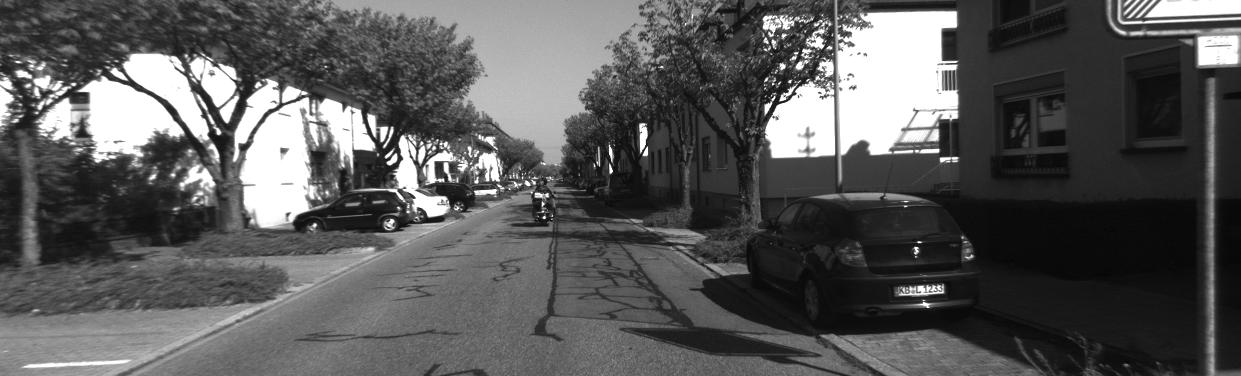
#> input picture Exercise 8 - Lucas-Kanade tracker/Matlab/data/000000.png, 1241 x 376 px, found by its file name
$ jupyter execute --allow-errors DIsparityToPointcloud.ipynb   (older library calls are emulated)
#> lines starting #> are read from the running program, lines starting #| are printed output that depends on the picture
[cell 1]
import cv2
import warnings
import numpy as np
import matplotlib.pyplot as plt

### 数据导入

[cell 2]
import os
dirname = os.path.dirname('/home/mullin/WorkSpace/CourseProject/3 VAMR/Exercise 5 - Stereo Dense Reconstruction/')

[cell 3]
# Scaling down by a factor of 2, otherwise too slow.
left_img = cv2.resize(cv2.imread(dirname + '/data/left/000000.png', cv2.IMREAD_GRAYSCALE), None,
                      fx=0.5, fy=0.5, interpolation=cv2.INTER_LINEAR)
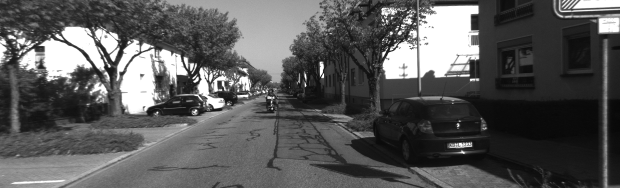
#> left_img: shape (188, 620); min 8, max 255, mean 89.2
right_img = cv2.resize(cv2.imread(dirname + '/data/right/000000.png', cv2.IMREAD_GRAYSCALE), None,
                       fx=0.5, fy=0.5, interpolation=cv2.INTER_LINEAR)
#> (the rest of this cell did not finish here and is left out)

####  Parameters Show

#> (a cell that did not finish here is left out)

#> (a cell that did not finish here is left out)

[cell 6]
plt.figure()
plt.subplot(2,1,1)
plt.imshow(left_img)
plt.axis('off')
plt.tight_layout()
plt.subplot(2,1,2)
plt.imshow(right_img)
plt.axis('off')
plt.tight_layout()
plt.show
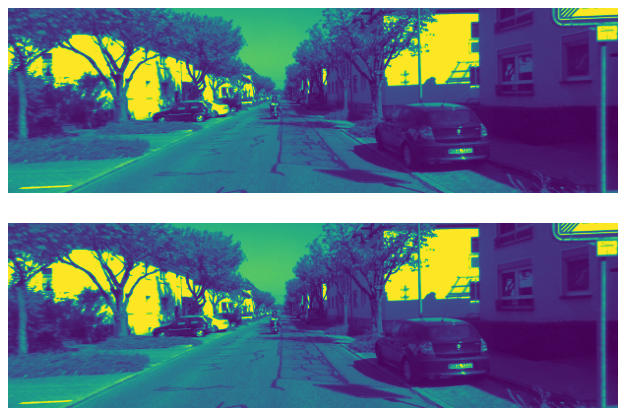
#> figure drawn by matplotlib, 2 panels

[cell 7]
# Given by the KITTI dataset:
baseline = 0.54

# Carefully tuned by the TAs:
patch_radius = 5
min_disp = 5
max_disp = 50
xlims = [7, 20]
ylims = [-6, 10]
zlims = [-5, 5]

### 获取disparity

[cell 8]
import numpy as np
import multiprocessing
import matplotlib.pyplot as plt
from scipy.spatial.distance import cdist


def getDisparity(left_img, right_img, patch_radius, min_disp, max_disp):
    """
    left_img and right_img are both H x W and you should return a H x W matrix containing the disparity d for
    each pixel of left_img. Set disp_img to 0 for pixels where the SSD and/or d is not defined, and for
    d estimates rejected in Part 2. patch_radius specifies the SSD patch and each valid d should satisfy
    min_disp <= d <= max_disp.
    """
#> called with patch_radius = 5, min_disp = 5, max_disp = 50
    r_p = patch_radius
    patch_size = 2 * r_p + 1
    img_dis = np.zeros(left_img.shape).astype(np.float)
    n_row, n_col = left_img.shape
#> n_row = 188; n_col = 620
    for row in range (r_p, n_row - r_p):
        for col in range (max_disp + r_p, n_col - r_p): # p1 = p0 -d
            left_patch = left_img[(row-r_p):(row+r_p+1), (col-r_p):(col+r_p+1)]
            right_strip = right_img[(row-r_p):(row+r_p+1),(col-r_p-max_disp):(col+r_p-min_disp+1)]

            right_patches  = np.zeros([patch_size, patch_size, max_disp - min_disp + 1])
            for i in range (0, max_disp - min_disp + 1):
                right_patches[:, :, i] = right_strip[:, i:i+2*r_p+1]

            leftP_vec =  left_patch.flatten()
            rightPs_vecs = right_patches.reshape([patch_size**2,  max_disp - min_disp +1])
            ssds = cdist(leftP_vec[None, :], rightPs_vecs.T, 'sqeuclidean').squeeze(0)

            num_dis = np.argmin(ssds)
            min_ssd = ssds[num_dis]
            outlier_rej = True
            Refine = True

            if outlier_rej:
                if ((ssds <= 1.5 * min_ssd).sum() < 3) and (num_dis != 0) and (num_dis != max_disp - min_disp):
                    if Refine:
                        x = np.asarray([num_dis - 1, num_dis, num_dis + 1])
                        p = np.polyfit(x, ssds[x], 2)
                        img_dis[row, col] = max_disp + p[1] / (2 * p[0]) - 1
                    else:
                        img_dis[row,col] = float(-(num_dis - max_disp + 1))
            else:
                img_dis[row,col] = -(num_dis - max_disp + 1)
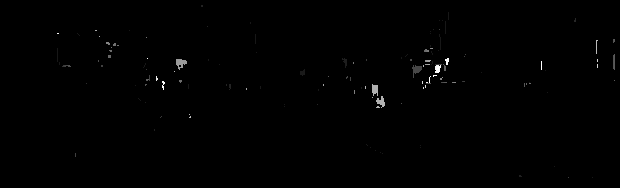
#> img_dis: shape (188, 620) float64; min 0, max 48.5, mean 0.2; drawn with min black and max white

    return img_dis

$ run again, with Exercise 8 - Lucas-Kanade tracker/Matlab/data/000001.png copied over Exercise 8 - Lucas-Kanade tracker/Matlab/data/000000.png
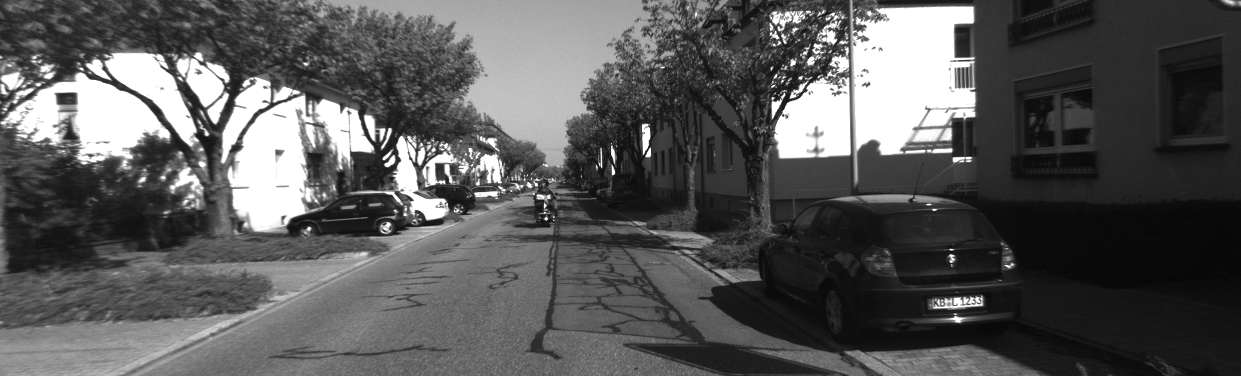
#> input picture Exercise 8 - Lucas-Kanade tracker/Matlab/data/000001.png, 1241 x 376 px, found by its file name
#> `[cell 6] plt.figure() plt.subplot(2,1,1) plt.imshow(left_img) plt.axis..`:
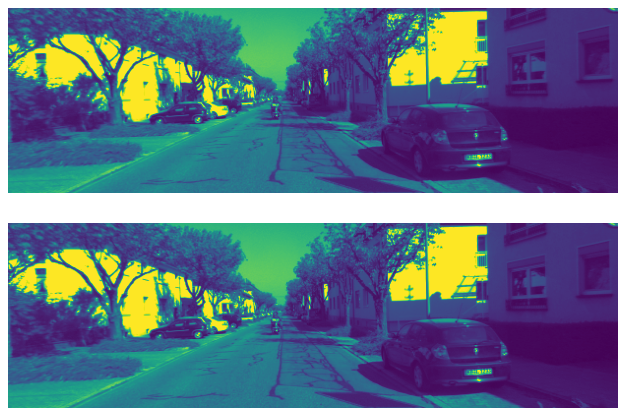
#> figure drawn by matplotlib, 2 panels
#> after the loop in getDisparity, `for row in range (r_p, n_row - r_p):`:
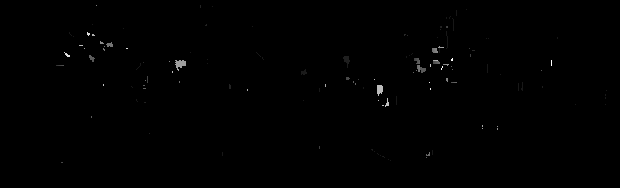
#> img_dis: shape (188, 620) float64; min 0, max 48.47, mean 0.1; drawn with min black and max white

$ run again, with Exercise 8 - Lucas-Kanade tracker/Matlab/data/000003.png copied over Exercise 8 - Lucas-Kanade tracker/Matlab/data/000000.png
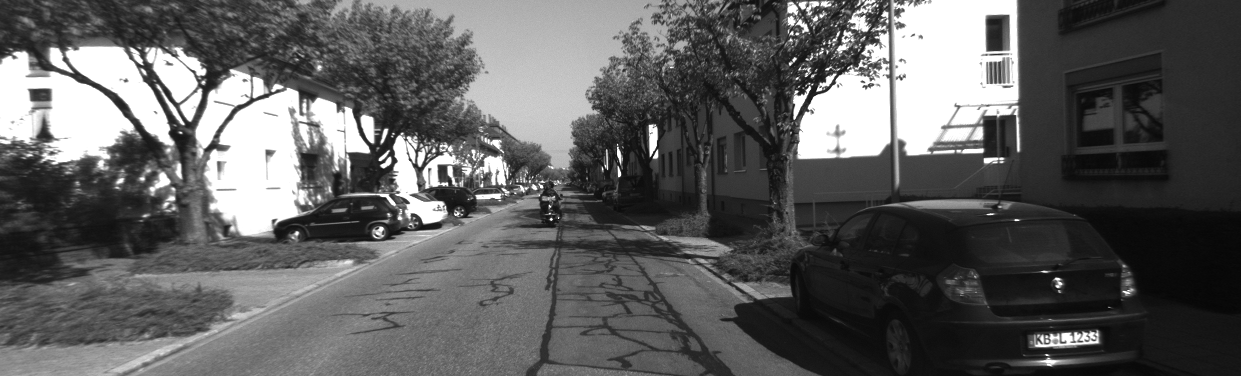
#> input picture Exercise 8 - Lucas-Kanade tracker/Matlab/data/000003.png, 1241 x 376 px, found by its file name
#> `[cell 6] plt.figure() plt.subplot(2,1,1) plt.imshow(left_img) plt.axis..`:
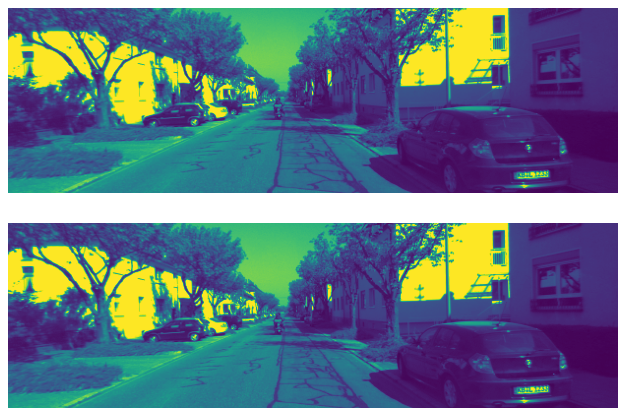
#> figure drawn by matplotlib, 2 panels
#> after the loop in getDisparity, `for row in range (r_p, n_row - r_p):`:
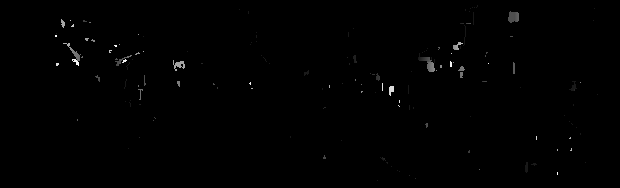
#> img_dis: shape (188, 620) float64; min 0, max 48.5, mean 0.2; drawn with min black and max white
